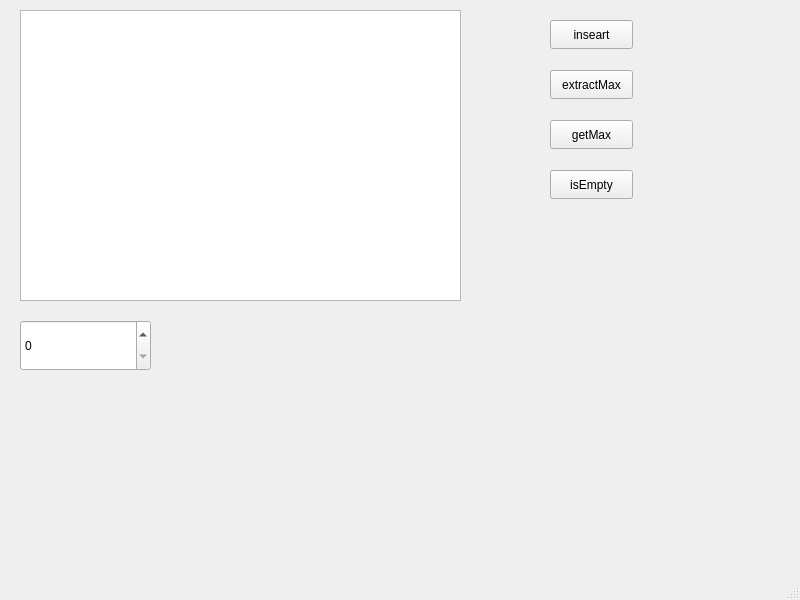
<?xml version="1.0" encoding="UTF-8"?>
<ui version="4.0">
 <class>MainWindow</class>
 <widget class="QMainWindow" name="MainWindow">
  <property name="geometry">
   <rect>
    <x>0</x>
    <y>0</y>
    <width>800</width>
    <height>600</height>
   </rect>
  </property>
  <property name="windowTitle">
   <string>MainWindow</string>
  </property>
  <widget class="QWidget" name="centralwidget">
   <widget class="QTreeView" name="heapTreeView">
    <property name="geometry">
     <rect>
      <x>20</x>
      <y>10</y>
      <width>441</width>
      <height>291</height>
     </rect>
    </property>
   </widget>
   <widget class="QPushButton" name="insertBtn">
    <property name="geometry">
     <rect>
      <x>550</x>
      <y>20</y>
      <width>83</width>
      <height>29</height>
     </rect>
    </property>
    <property name="text">
     <string>inseart</string>
    </property>
   </widget>
   <widget class="QPushButton" name="extractMaxBtn">
    <property name="geometry">
     <rect>
      <x>550</x>
      <y>70</y>
      <width>83</width>
      <height>29</height>
     </rect>
    </property>
    <property name="text">
     <string>extractMax</string>
    </property>
   </widget>
   <widget class="QPushButton" name="getMaxBtn">
    <property name="geometry">
     <rect>
      <x>550</x>
      <y>120</y>
      <width>83</width>
      <height>29</height>
     </rect>
    </property>
    <property name="text">
     <string>getMax</string>
    </property>
   </widget>
   <widget class="QPushButton" name="isEmptyBtn">
    <property name="geometry">
     <rect>
      <x>550</x>
      <y>170</y>
      <width>83</width>
      <height>29</height>
     </rect>
    </property>
    <property name="text">
     <string>isEmpty</string>
    </property>
   </widget>
   <widget class="QSpinBox" name="keySpinBox">
    <property name="geometry">
     <rect>
      <x>20</x>
      <y>320</y>
      <width>131</width>
      <height>51</height>
     </rect>
    </property>
   </widget>
  </widget>
  <widget class="QMenuBar" name="menubar">
   <property name="geometry">
    <rect>
     <x>0</x>
     <y>0</y>
     <width>800</width>
     <height>25</height>
    </rect>
   </property>
  </widget>
  <widget class="QStatusBar" name="statusbar"/>
 </widget>
 <resources/>
 <connections/>
</ui>
